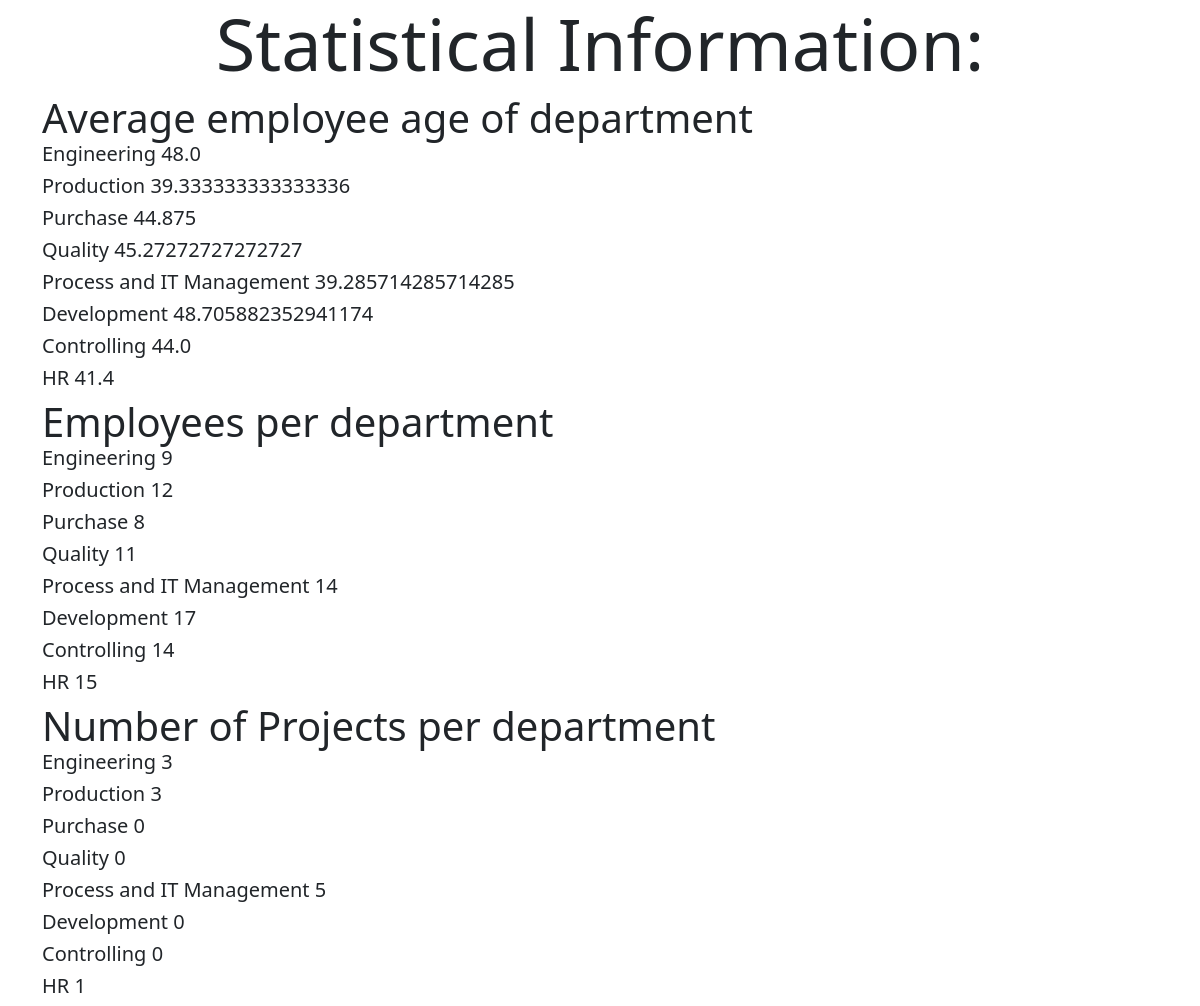
Page /statistics/ on the committed database.
### app.py (models this page shows, shortened)
class Department(db.Model):
    pid = db.Column(db.Integer, primary_key=True)
    id = db.Column(db.Integer, unique=True)
    name = db.Column(db.String(100), unique=False)

### app.py (the view)
@app.route('/statistics/')
def statistics():
    all_projects = Project.query.all()
    project_data = projects_schema.dump(all_projects)
    all_departments = Department.query.all()
    department_data = departments_schema.dump(all_departments)
    all_employees = Employee.query.all()
    employee_data = employees_schema.dump(all_employees)
    statistics = []
    for record_d in all_departments:
        statistics.append(Statistics(record_d.name, 0, 0, 0))
        age_counter = 0
        age_total = 0
        for record_e in all_employees:
            if record_e.department == record_d.name:
                statistics[-1].nr_emp += 1
                age_total += record_e.age
                age_counter += 1
                if age_counter != 0:
                    statistics[-1].av_age = age_total/age_counter
        for record_p in all_projects:
            if record_p.department == record_d.name:
                statistics[-1].nr_projects += 1
    return render_template('statistics.html', render_data=statistics)

### templates/statistics.html
{% extends 'layout.html' %}
{% block body %}
<div class="container">
    <div class="row">
        <h1 class="display-2 text-center">Statistical Information: </h1>
    </div>
    <div class="row">
        <div class="row">
            <div>
                <h3 class="display-6">
                    Average employee age of department
                    {% for record in render_data %}
                    <div>
                        <h5>
                            {{record.name}}
                            {{record.av_age}}
                        </h5>
                    </div>
                    {% endfor %}
                </h3>
            </div>
        </div>
        <div class="row">
            <div>
                <h3 class="display-6">
                    Employees per department
                    {% for record in render_data %}
                    <div>
                        <h5>
                            {{record.name}}
                            {{record.nr_emp}}
                        </h5>
                    </div>
                    {% endfor %}
                </h3>
            </div>
        </div>
        <div class="row">
            <div>
                <h3 class="display-6">
                    Number of Projects per department
                    {% for record in render_data %}
                    <div>
                        <h5>
                            {{record.name}}
                            {{record.nr_projects}}
                        </h5>
                    </div>
                    {% endfor %}
                </h3>
            </div>
        </div>
    </div>
</div>
{% endblock %}

### templates/layout.html (shortened to what this page needs)
<!DOCTYPE html>
<html lang="en">
<head>
    <link href="https://cdn.jsdelivr.net/npm/bootstrap@5.0.0-beta3/dist/css/bootstrap.min.css" rel="stylesheet"
>
</head>
<body>
    {% block body %}
    {% endblock %}
</body>
</html>

### rows in the picture
Department: name "Engineering", av_age "48.0", nr_emp "9", nr_projects "3"
Department: name "Production", av_age "39.333333333333336", nr_emp "12", nr_projects "3"
Department: name "Purchase", av_age "44.875", nr_emp "8", nr_projects "0"
Department: name "Quality", av_age "45.27272727272727", nr_emp "11", nr_projects "0"
Department: name "Process and IT Management", av_age "39.285714285714285", nr_emp "14", nr_projects "5"
Department: name "Development", av_age "48.705882352941174", nr_emp "17", nr_projects "0"
Department: name "Controlling", av_age "44.0", nr_emp "14", nr_projects "0"
Department: name "HR", av_age "41.4", nr_emp "15", nr_projects "1"
